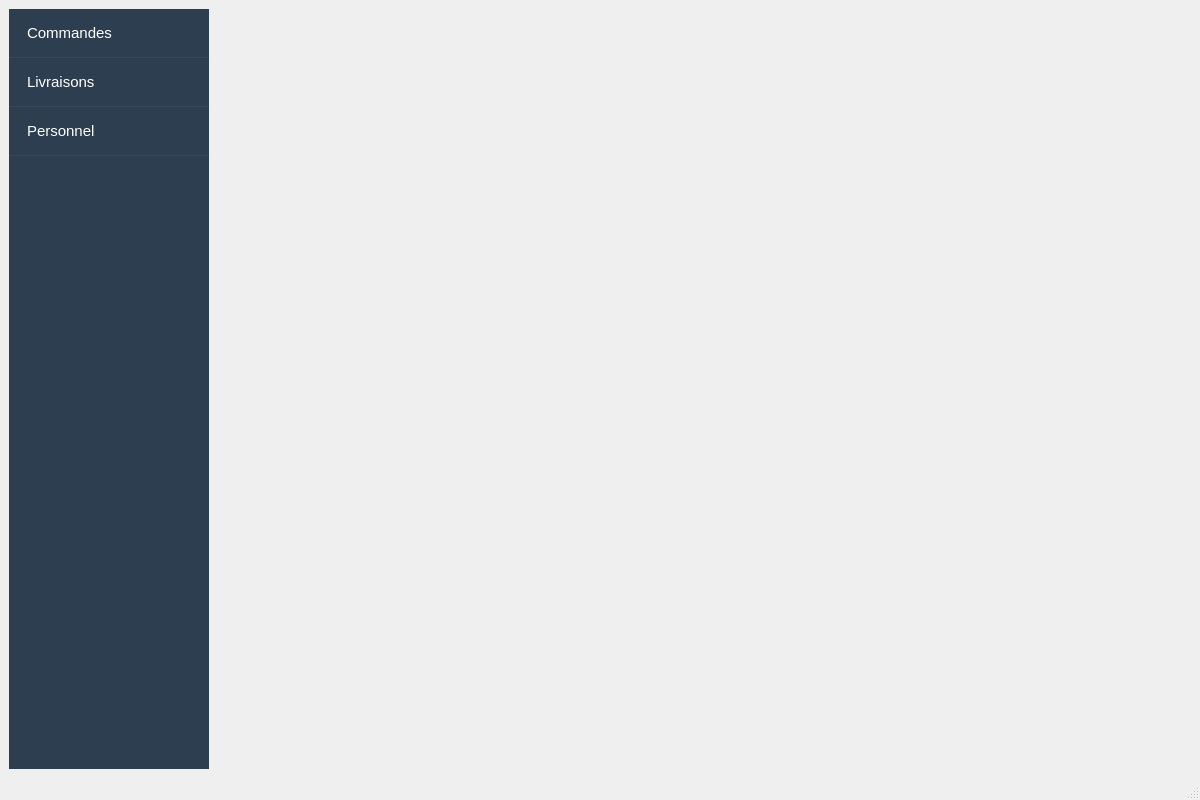
<?xml version="1.0" encoding="UTF-8"?>
<ui version="4.0">
 <class>MainWindow</class>
 <widget class="QMainWindow" name="MainWindow">
  <property name="geometry">
   <rect>
    <x>0</x>
    <y>0</y>
    <width>1200</width>
    <height>800</height>
   </rect>
  </property>
  <property name="windowTitle">
   <string>WaterFlow - Gestion des Commandes</string>
  </property>
  <widget class="QWidget" name="centralwidget">
   <layout class="QHBoxLayout" name="horizontalLayout">
    <item>
     <widget class="QListWidget" name="listWidget">
      <property name="maximumSize">
       <size>
        <width>200</width>
        <height>16777215</height>
       </size>
      </property>
      <property name="font">
       <font>
        <pointsize>11</pointsize>
       </font>
      </property>
      <property name="styleSheet">
       <string notr="true">QListWidget { background-color: #2c3e50; color: white; border: none; }
QListWidget::item { padding: 15px; border-bottom: 1px solid #34495e; }
QListWidget::item:selected { background-color: #3498db; }</string>
      </property>
      <item>
       <property name="text">
        <string>Commandes</string>
       </property>
      </item>
      <item>
       <property name="text">
        <string>Livraisons</string>
       </property>
      </item>
      <item>
       <property name="text">
        <string>Personnel</string>
       </property>
      </item>
     </widget>
    </item>
    <item>
     <widget class="QStackedWidget" name="stackedWidget">
      <property name="currentIndex">
       <number>0</number>
      </property>
      <widget class="QWidget" name="pageCommandes"/>
      <widget class="QWidget" name="pageLivraisons"/>
      <widget class="QWidget" name="pagePersonnel"/>
     </widget>
    </item>
   </layout>
  </widget>
  <widget class="QMenuBar" name="menubar">
   <property name="geometry">
    <rect>
     <x>0</x>
     <y>0</y>
     <width>1200</width>
     <height>25</height>
    </rect>
   </property>
  </widget>
  <widget class="QStatusBar" name="statusbar"/>
 </widget>
 <resources/>
 <connections/>
</ui>
